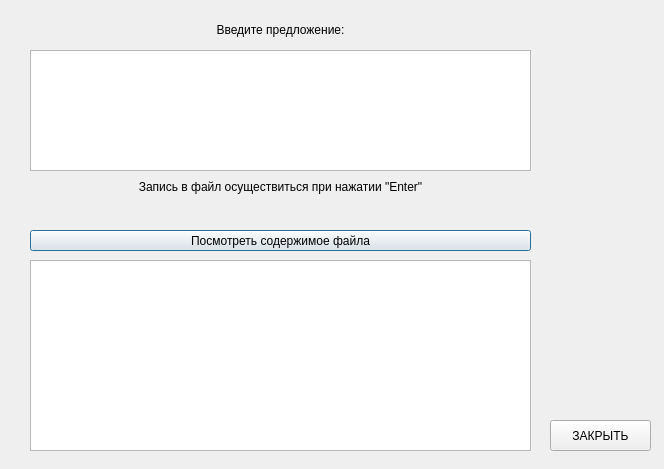
<?xml version="1.0" encoding="UTF-8"?>
<ui version="4.0">
 <class>WorkSentenceFile</class>
 <widget class="QDialog" name="WorkSentenceFile">
  <property name="geometry">
   <rect>
    <x>0</x>
    <y>0</y>
    <width>664</width>
    <height>469</height>
   </rect>
  </property>
  <property name="windowTitle">
   <string>Dialog</string>
  </property>
  <widget class="QLabel" name="label">
   <property name="geometry">
    <rect>
     <x>30</x>
     <y>20</y>
     <width>501</width>
     <height>21</height>
    </rect>
   </property>
   <property name="text">
    <string>&lt;html&gt;&lt;head/&gt;&lt;body&gt;&lt;p align=&quot;center&quot;&gt;Введите предложение:&lt;/p&gt;&lt;/body&gt;&lt;/html&gt;</string>
   </property>
  </widget>
  <widget class="QTextEdit" name="textEdit">
   <property name="geometry">
    <rect>
     <x>30</x>
     <y>50</y>
     <width>501</width>
     <height>121</height>
    </rect>
   </property>
  </widget>
  <widget class="QLabel" name="label_2">
   <property name="geometry">
    <rect>
     <x>30</x>
     <y>177</y>
     <width>501</width>
     <height>21</height>
    </rect>
   </property>
   <property name="text">
    <string>&lt;html&gt;&lt;head/&gt;&lt;body&gt;&lt;p align=&quot;center&quot;&gt;Запись в файл осуществиться при нажатии &amp;quot;Enter&amp;quot;&lt;/p&gt;&lt;/body&gt;&lt;/html&gt;</string>
   </property>
  </widget>
  <widget class="QPushButton" name="showButton">
   <property name="geometry">
    <rect>
     <x>30</x>
     <y>230</y>
     <width>501</width>
     <height>21</height>
    </rect>
   </property>
   <property name="text">
    <string>Посмотреть содержимое файла</string>
   </property>
  </widget>
  <widget class="QTextBrowser" name="textBrowser">
   <property name="geometry">
    <rect>
     <x>30</x>
     <y>260</y>
     <width>501</width>
     <height>191</height>
    </rect>
   </property>
  </widget>
  <widget class="QPushButton" name="closeButton">
   <property name="geometry">
    <rect>
     <x>550</x>
     <y>420</y>
     <width>101</width>
     <height>31</height>
    </rect>
   </property>
   <property name="text">
    <string>ЗАКРЫТЬ</string>
   </property>
  </widget>
  <widget class="QLabel" name="label_3">
   <property name="geometry">
    <rect>
     <x>30</x>
     <y>200</y>
     <width>501</width>
     <height>20</height>
    </rect>
   </property>
   <property name="text">
    <string/>
   </property>
  </widget>
 </widget>
 <resources/>
 <connections/>
</ui>
